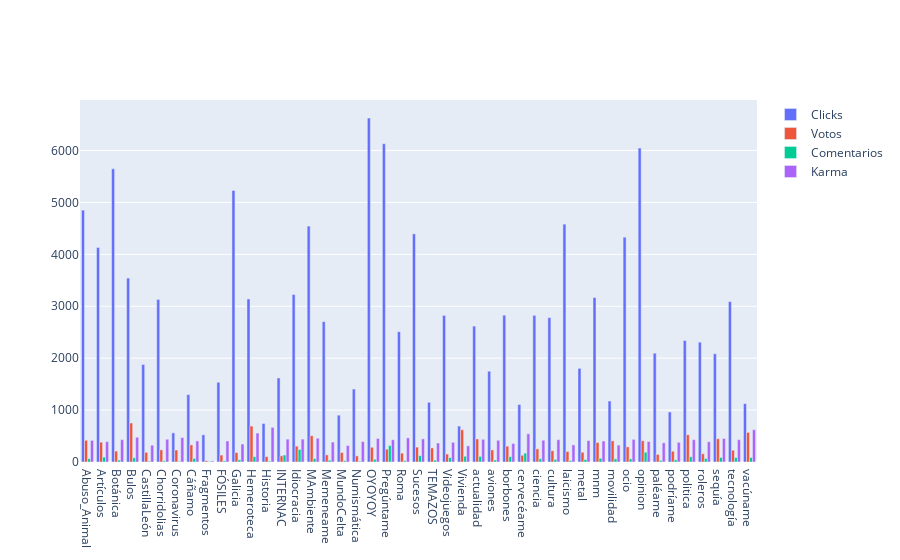

Notebook code for this chart:
### Code cell
import plotly.graph_objects as go
comunidad = df_interactividad["Comunidad"]


fig = go.Figure(data=[
    go.Bar(name='Clicks', x=comunidad, y=df_interactividad["Clicks"]),
    go.Bar(name='Votos', x=comunidad, y=df_interactividad["Votos"]),
    go.Bar(name='Comentarios', x=comunidad, y=df_interactividad["Comentarios"]),
    go.Bar(name='Karma', x=comunidad, y=df_interactividad["Karma"]),
])
fig.show()

### Figure 1 — Plotly figure (JSON) as saved in the notebook; plotly's stock layout.template omitted (floating-point values rounded to 4 significant figures)
{"data": [{"name": "Clicks", "type": "bar", "x": ["Abuso_Animal", "Artículos", "Botánica", "Bulos", "CastillaLeón", "Chorridolias", "Coronavirus", "Cáñamo", "Fragmentos", "FÓSILES", "Galicia", "Hemeroteca", "Historia", "INTERNAC", "Idiocracia", "MAmbiente", "Memeneame", "MundoCelta", "Numismática", "OYOYOY", "Pregúntame", "Roma", "Sucesos", "TEMAZOS", "Videojuegos", "Vivienda", "actualidad", "aviones", "borbones", "cervecéame", "ciencia", "cultura", "laicismo", "metal", "mnm", "movilidad", "ocio", "opinion", "paléame", "podríame", "politica", "roleros", "sequía", "tecnología", "vacúname"], "y": [4852, 4132, 5648, 3543, 1879, 3132, 562, 1298, 524, 1536, 5230, 3141, 742, 1619, 3227, 4544, 2704, 902, 1406, 6625, 6130, 2510, 4395, 1150, 2824, 692, 2618, 1749, 2829, 1107, 2825, 2782, 4582, 1804, 3168, 1175, 4331, 6049, 2096, 964, 2340, 2308, 2085, 3090, 1124]}, {"name": "Votos", "type": "bar", "x": ["Abuso_Animal", "Artículos", "Botánica", "Bulos", "CastillaLeón", "Chorridolias", "Coronavirus", "Cáñamo", "Fragmentos", "FÓSILES", "Galicia", "Hemeroteca", "Historia", "INTERNAC", "Idiocracia", "MAmbiente", "Memeneame", "MundoCelta", "Numismática", "OYOYOY", "Pregúntame", "Roma", "Sucesos", "TEMAZOS", "Videojuegos", "Vivienda", "actualidad", "aviones", "borbones", "cervecéame", "ciencia", "cultura", "laicismo", "metal", "mnm", "movilidad", "ocio", "opinion", "paléame", "podríame", "politica", "roleros", "sequía", "tecnología", "vacúname"], "y": [418, 382, 211, 751, 186, 234, 231, 330, 24, 134, 181, 692, 105, 120, 306, 506, 137, 183, 118, 284, 247, 171, 287, 271, 153, 621, 444, 233, 305, 130, 253, 217, 202, 188, 375, 408, 292, 410, 146, 208, 525, 159, 448, 227, 570]}, {"name": "Comentarios", "type": "bar", "x": ["Abuso_Animal", "Artículos", "Botánica", "Bulos", "CastillaLeón", "Chorridolias", "Coronavirus", "Cáñamo", "Fragmentos", "FÓSILES", "Galicia", "Hemeroteca", "Historia", "INTERNAC", "Idiocracia", "MAmbiente", "Memeneame", "MundoCelta", "Numismática", "OYOYOY", "Pregúntame", "Roma", "Sucesos", "TEMAZOS", "Videojuegos", "Vivienda", "actualidad", "aviones", "borbones", "cervecéame", "ciencia", "cultura", "laicismo", "metal", "mnm", "movilidad", "ocio", "opinion", "paléame", "podríame", "politica", "roleros", "sequía", "tecnología", "vacúname"], "y": [63, 95, 36, 81, 16, 23, 14, 70, 11, 22, 41, 104, 17, 135, 240, 67, 34, 26, 16, 53, 316, 25, 122, 36, 84, 111, 108, 38, 103, 171, 63, 50, 28, 48, 72, 61, 61, 189, 32, 42, 102, 68, 87, 86, 86]}, {"name": "Karma", "type": "bar", "x": ["Abuso_Animal", "Artículos", "Botánica", "Bulos", "CastillaLeón", "Chorridolias", "Coronavirus", "Cáñamo", "Fragmentos", "FÓSILES", "Galicia", "Hemeroteca", "Historia", "INTERNAC", "Idiocracia", "MAmbiente", "Memeneame", "MundoCelta", "Numismática", "OYOYOY", "Pregúntame", "Roma", "Sucesos", "TEMAZOS", "Videojuegos", "Vivienda", "actualidad", "aviones", "borbones", "cervecéame", "ciencia", "cultura", "laicismo", "metal", "mnm", "movilidad", "ocio", "opinion", "paléame", "podríame", "politica", "roleros", "sequía", "tecnología", "vacúname"], "y": [416, 392, 430, 477, 323, 438, 470, 406, 20, 405, 346, 558, 667, 440, 441, 458, 384, 316, 393, 453, 429, 464, 446, 366, 379, 311, 437, 418, 357, 543, 420, 430, 330, 412, 404, 325, 436, 394, 370, 379, 430, 390, 452, 429, 622]}], "layout": {}}
